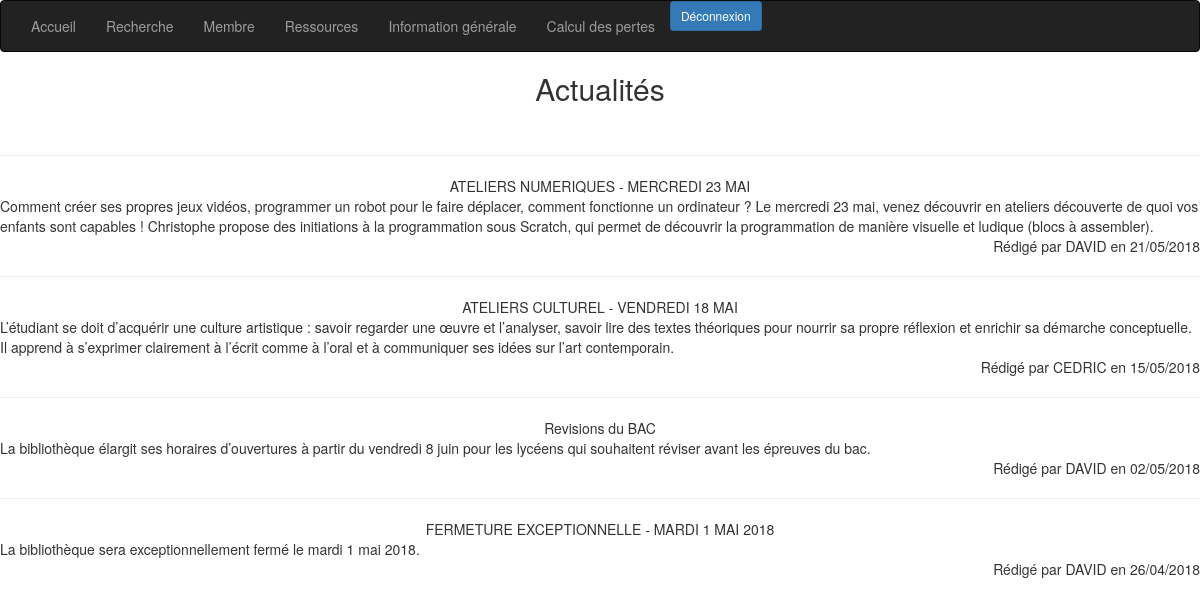
/src/Mediatheque/Controleur/Home.php (signed in), run on the app's committed database.
### tables this page shows
CREATE TABLE `info_gene` (
  `ID_INFOGENE` int(6) NOT NULL,
  `DATE_PUBLI` date NOT NULL,
  `TITRE` varchar(50) NOT NULL,
  `TEXTE` varchar(500) NOT NULL,
  `ID_GEST` varchar(20) NOT NULL
);

### src/Mediatheque/Modele/FonctionInfoGene.php (called while the page is built, shortened)
<?php
  function GetListInfoGene()
  {
    include('../Constante/ConnexionBDD.php');
    $req = "SELECT * FROM info_gene ORDER BY DATE_PUBLI DESC";
    $result = $mysqli->query($req);
    return $result;
  }
?>

### src/Mediatheque/Vue/VueInfoGene.php (the view, shortened to what this page needs)
<h2 align="center">Actualités</h2><br />
<?php
$i = 0;
while($resultat = mysqli_fetch_array($listInfoGene) and $i<10 ){
	$datePubli = new DateTime($resultat['DATE_PUBLI']);
	echo "<table border=0 width=100%>";
	echo "<tr>";
		echo "<td align='center'>".$resultat['TITRE']."</td>";
	echo "</tr>";
	echo "<tr>";
		echo "<td>".$resultat['TEXTE']."</td>";
	echo "</tr>";
	echo "<tr>";
		echo "<td align='right'>Rédigé par ".$resultat['ID_GEST']." en ".$datePubli->format('d/m/Y')."</td>";
	echo "<hr>";
	$i++;
  	}
?>

### data on the page
info_gene: TITRE "ATELIERS NUMERIQUES - MERCREDI 23 MAI", TEXTE "Comment créer ses propres jeux vidéos, programmer un robot pour le faire déplacer, comment fonctionne un ordinateur ? Le mercredi 23 mai, venez découvrir en ateliers découverte de quoi vos enfants sont capables ! Christophe propose des initiations à la programmation sous Scratch, qui permet de découvrir la programmation de manière visuelle et ludique (blocs à assembler).", ID_GEST "DAVID", DATE_PUBLI "21/05/2018"
info_gene: TITRE "ATELIERS CULTUREL - VENDREDI 18 MAI", TEXTE "L’étudiant se doit d’acquérir une culture artistique : savoir regarder une œuvre et l’analyser, savoir lire des textes théoriques pour nourrir sa propre réflexion et enrichir sa démarche conceptuelle. Il apprend à s’exprimer clairement à l’écrit comme à l’oral et à communiquer ses idées sur l’art contemporain.", ID_GEST "CEDRIC", DATE_PUBLI "15/05/2018"
info_gene: TITRE "Revisions du BAC", TEXTE "La bibliothèque élargit ses horaires d’ouvertures à partir du vendredi 8 juin pour les lycéens qui souhaitent réviser avant les épreuves du bac.", ID_GEST "DAVID", DATE_PUBLI "02/05/2018"
info_gene: TITRE "FERMETURE EXCEPTIONNELLE - MARDI 1 MAI 2018", TEXTE "La bibliothèque sera exceptionnellement fermé le mardi 1 mai 2018.", ID_GEST "DAVID", DATE_PUBLI "26/04/2018"
